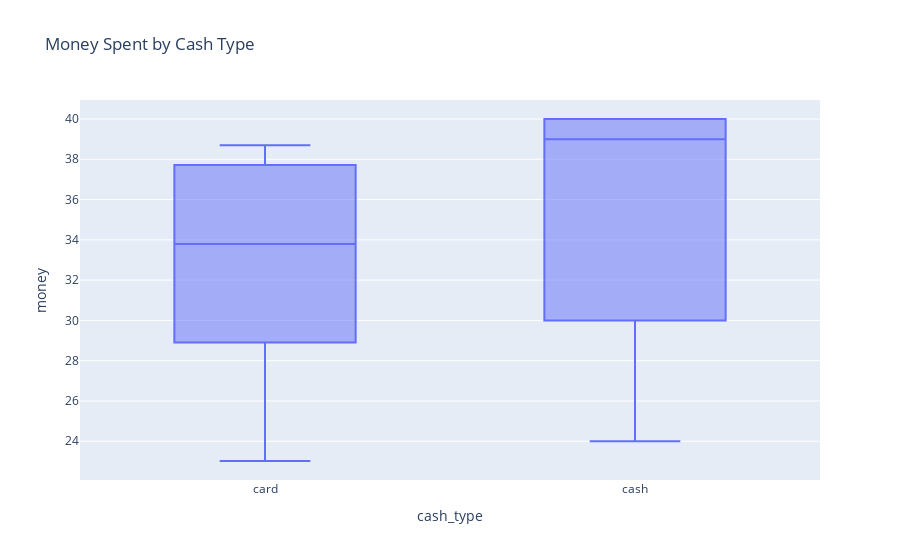

This figure's notebook cell:
### Code cell
fig = px.box(df, x='cash_type', y='money', title='Money Spent by Cash Type')
fig.show()

### Figure 1 — Plotly figure (JSON) as saved in the notebook; plotly's stock layout.template omitted (floating-point values rounded to 4 significant figures; data arrays with more than 128 entries replaced by an {"elided": "..."} marker saying what was removed)
{"data": [{"alignmentgroup": "True", "hovertemplate": "cash_type=%{x}<br>money=%{y}<extra></extra>", "legendgroup": "", "marker": {"color": "#636efa"}, "name": "", "notched": false, "offsetgroup": "", "orientation": "v", "showlegend": false, "type": "box", "x": {"elided": "976 str values"}, "x0": " ", "xaxis": "x", "y": {"elided": "976 float values"}, "y0": " ", "yaxis": "y"}], "layout": {"boxmode": "group", "legend": {"tracegroupgap": 0}, "title": {"text": "Money Spent by Cash Type"}, "xaxis": {"anchor": "y", "domain": [0, 1], "title": {"text": "cash_type"}}, "yaxis": {"anchor": "x", "domain": [0, 1], "title": {"text": "money"}}}}
